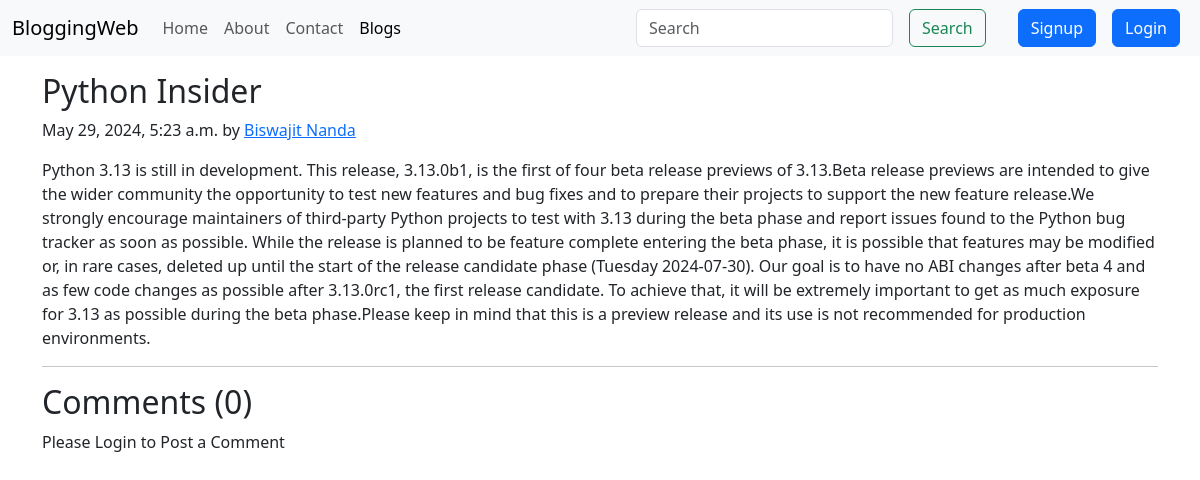
Screenshot of /blog/python-insider with the database file from the repository.
### blog/models.py (models this page shows, shortened)
class Post(models.Model):
    sno=models.AutoField(primary_key=True)
    title=models.CharField(max_length=255)
    content=models.TextField()
    author=models.CharField(max_length=25)
    email=models.CharField(max_length=100)
    slug=models.SlugField(max_length=130)
    timeStamp=models.DateTimeField(blank=True)

### blog/views.py (the view)
# urls.py: path('<str:slug>',views.blogPost,name='blogPost'),
def blogPost(request, slug):
    post=Post.objects.filter(slug=slug).first()
    comments= BlogComment.objects.filter(post=post)
    context={'post':post, 'comments': comments, 'user': request.user,}
    return render(request, "blog/blogPost.html", context)

### templates/blog/blogPost.html (shortened to what this page needs)
{% extends "index.html" %}
{% block blogsActive %}active{% endblock blogsActive %}
{% block body %}
{% load humanize %}
<div class="container my-3">
    <h2 class="blog-post-title">{{post.title}}</h2>
    <p class="blog-post-meta">{{post.timeStamp}} by <a href="/about">{{post.author}}</a></p>
    <p>{{post.content}}</p>
    <hr>
</div>
<div class="container">
    <h2> Comments ({{comments.count}})</h2>
    <div class="my-2">
        {% if user.is_authenticated %}
        <form action="/blog/postComment" method="post">
            {% csrf_token %}
            <div class="form-group">
                <label for="exampleInputEmail1">Post Comment </label>
                <input type="text" class="form-control my-2" name="comment" placeholder="Enter comment here">
            </div>
            <input type="hidden" name="postSno" value="{{post.sno}}">
            <button type="submit" class="btn btn-primary my-2">Submit</button>
        </form>
        {% else %}
        <p>Please Login to Post a Comment</p>
        {% endif %}
</div>
    </div>
{% endblock body %}

### rows the page displays
Post: title "Python Insider", timeStamp "May 29, 2024, 5:23 a.m.", author "Biswajit Nanda", content "Python 3.13 is still in development. This release, 3.13.0b1, is the first of four beta release previews of 3.13.Beta release previews are intended to give the wider community the opportunity to test new features and bug fixes and to prepare their projects to support the new feature release.We strongly encourage maintainers of third-party Python projects to test with 3.13 during the beta phase and report issues found to the Python bug tracker as soon as possible. While the release is planned to be feature complete entering the beta phase, it is possible that features may be modified or, in rare cases, deleted up until the start of the release candidate phase (Tuesday 2024-07-30). Our goal is…"

### other values shown
{{ comments.count }} "0"
